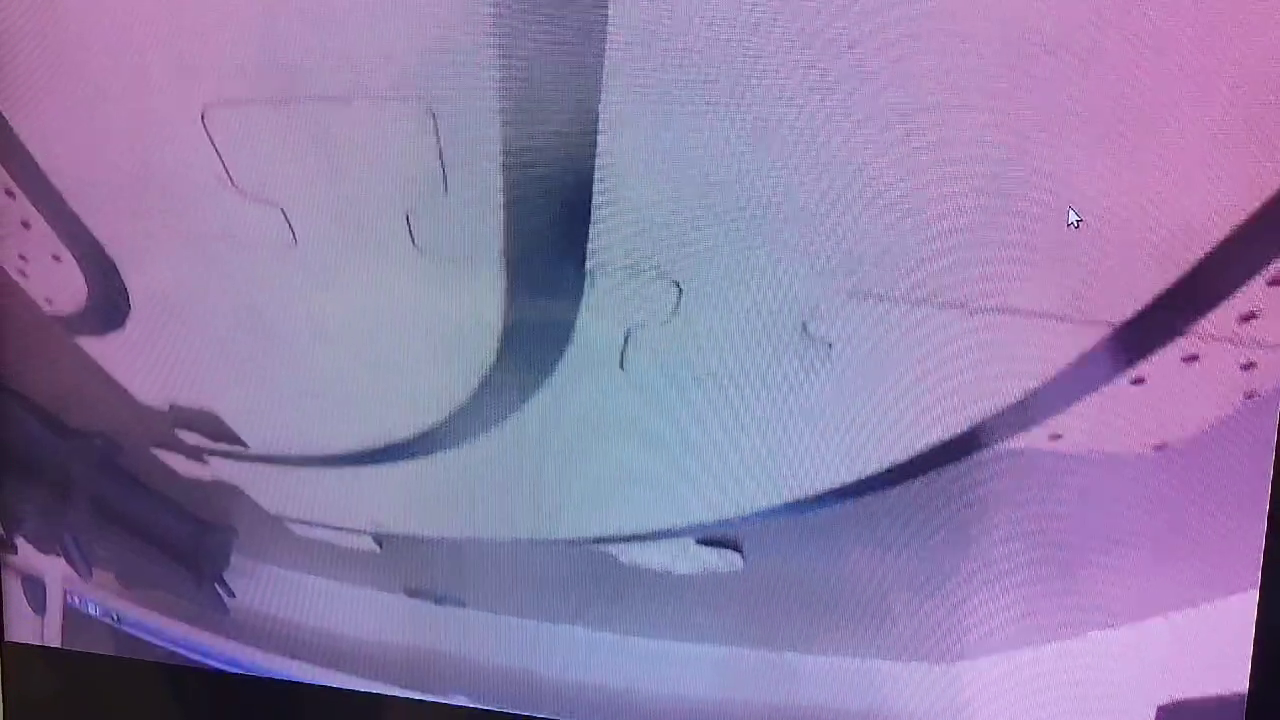
#> input picture frame 17 of mp4TestLaneDetection4.mp4, 1280 x 720 px
$ python test8_laneDetection.py
#> lines starting #> are read from the running program, lines starting #| are printed output that depends on the picture; after the words box and inside, x2 and y2 are one past the last pixel; in counts of white or black regions, pixels touching at a corner belong together; long printed decimals are rounded
#Reference filtered
#open cv2 testing code for the line follower  WITH A MASK
#Team Fernando G. Gutierrez M. , Pierre JB Hantson, Valentin Belardi

import cv2
import numpy as np
import time
import math
import matplotlib.pyplot as plt

video_path = 'mp4TestLaneDetection4.mp4'

cap  = cv2.VideoCapture(video_path)

count = 0
lastMeans = [0, 0, 0, 0, 0]
lastMeansh = [0,0,0,0,0]

#temporary arrays for comparing the reuslts of the "filter"
filteredInfo = [] #array for the filtered data index 1
filteredInfo2 = [] #index 1.5
filteredInfo3 = [] #index 2
filteredInfo4 = [] #index 2.5
filteredInfo5 = [] #index 3
filteredInfo6 = [] #index 3.5
filteredInfo7 = [] #index 4

#array for all of the means at the moment
meanArr = []
meanArr2 = []

#set point that is the center of the camera, calculated below with the crop info
setPoint = 225

while (True):
    #The method read is used at the object "cap" to extract the frame from the given source

    ret, frame = cap.read()
#> frame is the input picture: shape (720, 1280, 3); mean B, G, R 168.9, 125.6, 144.1
    if not ret:
        print("valio orto")
        break

    #cvtColor is the method to convert the frames extracted to another color space
    #Its parameters here are src (the frame it receives) and the color space conversion code (in this case to BGR)
    #The method will return the frame converted in the specified color space
    image1 = cv2.cvtColor(frame, cv2.COLOR_RGB2BGR)
    image = cv2.rotate(image1, cv2.ROTATE_180)
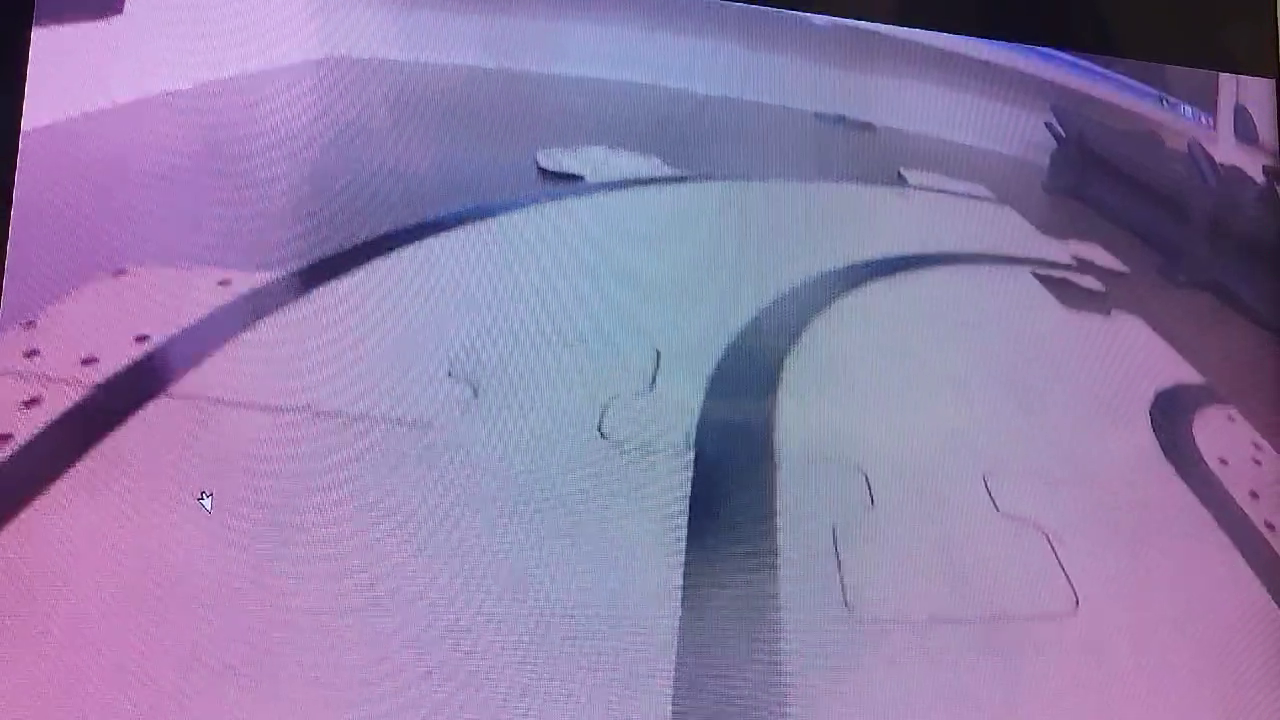
#> image: shape (720, 1280, 3); mean R, G, B 144.1, 125.6, 168.9

    #brightImage = cv2.addWeighted(frame, -2, np.zeros(frame.shape, frame.dtype), 0, 1)
    alow = image.min()
#> alow = 0
    ahigh = image.max()
#> ahigh = 255
    print("MIN: ", alow)
#| MIN:  0
    print("MAX: ", ahigh)
#| MAX:  255
    amax = 255
    amin = 70

    alpha = ((amax-amin)/(ahigh-alow))
#> alpha = 0.725
    print("alpha: ", image.mean())
#| alpha:  146.205
    #alpha = ((ahigh-alow/(amax-amin)))
    beta = amin - alow * alpha
#> beta = 70

    image2 = np.copy(image)
    brightImage = cv2.convertScaleAbs(image2, alpha=alpha, beta=beta)

    gray_raw_image = cv2.cvtColor(image2, cv2.COLOR_BGR2GRAY)
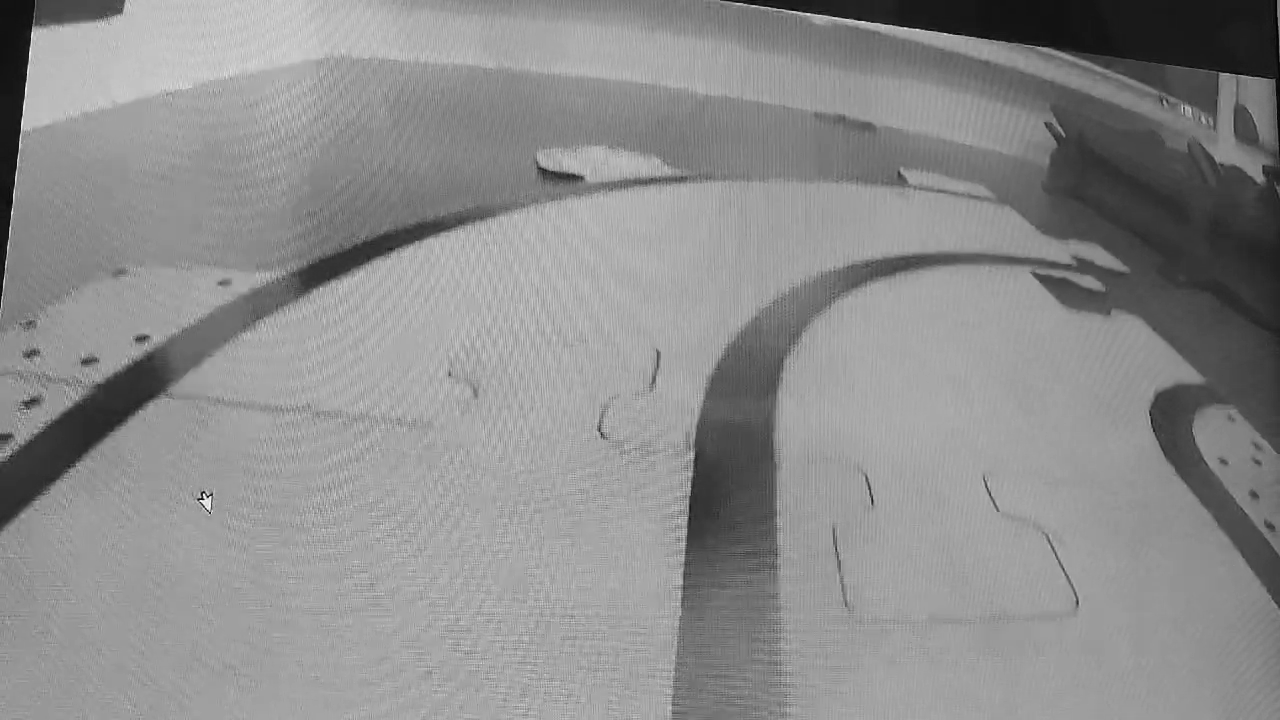
#> gray_raw_image: shape (720, 1280); min 1, max 255, mean 140.7

    #glow = gray_raw_image.min()
    #ghigh = gray_raw_image.max()

    #print("MIN: ", glow)
    #print("MAX: ", ghigh)
    #alpha = ((amax-amin)/(ghigh-glow))


    #flip is the method to "forgive the redundancy" flip the image either vertically or horizontally
    #its parameters are source(it must be an array or well image) and the flip code (1 for x, 0 for y and -1 for both)
    #It will return the flipped image
    #gray_bright = cv2.convertScaleAbs(gray_raw_image, alpha=alpha)

    #gray_vertical_flip = cv2.flip(gray_raw_image, 1)
    #gray_flip_repaired = cv2.flip(gray_vertical_flip, 0)

    #blur is the method to smooth the image by averaging the pixel values in a neighborhood defined by a kernel
    #Its paremeters are src (the input image) and k size (size of the kernel)
    #The method will return the blurred image
    blurred = cv2.blur(gray_raw_image, (5,21))
    #blured2 = cv2.rotate(blurred, cv2.ROTATE_180)
    crop = blurred[400:720, 420:860]
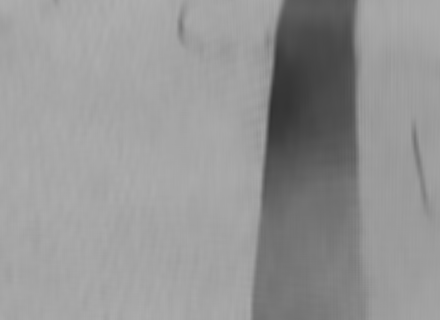
#> crop: shape (320, 440); min 50, max 174, mean 149.1
    #threshold is the method to apply a fixed value thresholding to a grayscale image
    #Its parameters are src (input image), thresh (threshold value), maxval(the maximum value to use with) and the type of threshold applied (if set to 0, it will be the "THRESH_BINARY" type)
    #The method will return the thresholded image (IN THIS CASE THE BINARY OF THE THRESHOLDED IMAGE)
    ret, thresh = cv2.threshold(crop, 0, 255, cv2.THRESH_BINARY+cv2.THRESH_OTSU)
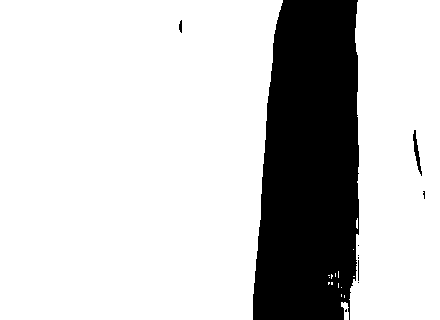
#> thresh: shape (320, 440); 79% white; 10 black regions (6 under 20 px), largest, box (x1, y1, x2, y2) and area: (253, 0, 359, 320) 29286, (413, 130, 422, 176) 145, (179, 20, 182, 33) 30, (358, 260, 359, 281) 21
#> ret = 130
    #thresh = cv2.adaptiveThreshold(blurred, 255, cv2.ADAPTIVE_THRESH_MEAN_C, cv2.THRESH_BINARY, 7, 5)

    #Here the interest area (where the center line is located will be extracted)
    #[y0:y1,x0:x1], y0 starts from above and x0 starts from the left
    #crop = thresh[400:720,450:950]
    #crop = thresh[400:720, 300:980]

    #brightImage = cv2.equalizeHist(crop) #DID NOT WORK AT ALL SHT

    #Canny is the method to detect edges in an image using the Canny algorithm
    #Its parameters are image (the input image), threshold1 (the first threshold for the hysteresis procedure), threshold2 (the second threshold for the hysteresis procedure), and optionally apertureSize (size of the Sobel kernel used to find image gradients)
    #The method will return an image of the edges found
    highThresh = ret
#> highThresh = 130
    lowThresh = ret*0.5
#> lowThresh = 65
    print(highThresh)
#| 130.0
    dst = cv2.Canny(thresh, float(highThresh), float(lowThresh), None, 5)
#> dst: shape (320, 440); 0.71% white in thin lines or dots, all inside (x1, y1, x2, y2) = (178, 0, 426, 320)
    cdst = cv2.cvtColor(dst, cv2.COLOR_GRAY2BGR)
    cdstP = np.copy(cdst)

    #HoughLines is the method to detect lines in an edge image using the Hough Line Transform
    #Its parameters are image (the edge image), rho (the distance resolution of the accumulator in pixels), theta (the angle resolution of the accumulator in radians), and threshold (the accumulator threshold parameter. Only those lines are returned that get enough votes)
    #The method will return an output vector of lines

    cut = dst[150:320, 0:440]
#> cut: shape (170, 440); 0.85% white in thin lines or dots, all inside (x1, y1, x2, y2) = (252, 0, 426, 170)
    kernel = np.ones((2,4), np.uint8)
    kernel2 = np.ones((1,16), np.uint8)

    # [5 lines of commented-out code are left out]
    tophat = cv2.morphologyEx(cut, cv2.MORPH_TOPHAT, kernel2)
    closing  = cv2.morphologyEx(tophat, cv2.MORPH_CLOSE, kernel)
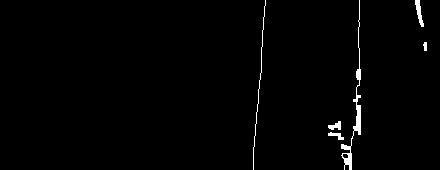
#> closing: shape (170, 440); 1.3% white; 6 white regions, box (x1, y1, x2, y2) and area: (341, 0, 361, 170) 494, (253, 0, 266, 170) 170, (415, 0, 424, 27) 114, (328, 121, 341, 130) 71, (328, 132, 344, 140) 62, (423, 42, 427, 51) 29
    # [5 lines of commented-out code are left out]

    linesP = cv2.HoughLinesP(closing, 1, np.pi/180, 50, None, 50, 10) #lines p returns an array with x1,y1,x2,y2
#> linesP = [[261, 56, 264, 6], [359, 134, 359, 48], [356, 130, 358, 69], [358, 134, 358, 72], [253, 155, 258, 99]]


    arrayx1 = linesP[:,0,0]
#> arrayx1 = [261, 359, 356, 358, 253]
    arrayx2 = linesP[:,0,2]
#> arrayx2 = [264, 359, 358, 358, 258]
    arrayy1 = linesP[:,0,1]
#> arrayy1 = [56, 134, 130, 134, 155]
    arrayy2 = linesP[:,0,3]
#> arrayy2 = [6, 48, 69, 72, 99]

    meanval = np.mean(arrayx1) #the mean of the points at x axis
#> meanval = 317.4
    meanx2 = np.mean(arrayx2)
#> meanx2 = 319.4
    meany1 = np.mean(arrayy1)
#> meany1 = 121.8
    meany2 = np.mean(arrayy2)
#> meany2 = 58.8
    #print(meanval)
    #meanArr.append(meanval)

    #get the regresion with the last five values
    lastMeans[4] = lastMeans[3]
    lastMeans[3] = lastMeans[2]
    lastMeans[2] = lastMeans[1]
    lastMeans[1] = lastMeans[0]
    lastMeans[0] = meanval

    lastMeansh[4] = lastMeansh[3]
    lastMeansh[3] = lastMeansh[2]
    lastMeansh[2] = lastMeansh[1]
    lastMeansh[1] = lastMeansh[0]
    lastMeansh[0] = meanx2

    timeArr = list(range(0, len(lastMeans)))
#> timeArr = [0, 1, 2, 3, 4]
    regression = np.poly1d(np.polyfit(timeArr, lastMeans, 1))
    regression2 = np.poly1d(np.polyfit(timeArr, lastMeansh, 1))
    #print(regression(1))
    filteredInfo.append(regression(1)) #append info to the "filtered info"
    filteredInfo2.append(regression(1.5))
    filteredInfo3.append(regression(2))
    filteredInfo4.append(regression(2.5))
    filteredInfo5.append(regression(3))
    filteredInfo6.append(regression(3.5))
    filteredInfo7.append(regression(4))

    slope = (meany2-meany1)/(meanx2-meanval)
#> slope = -31.5
    generalYmean = meany2+meany1/2
#> generalYmean = 119.7
    y_coords, x_coords = np.where(dst == 255)  # Get the coordinates where the edges are white
#> y_coords = 1005 values from 0 to 319; x_coords = 1005 values, max 425 at index 508, min 178 at index 65, mean 326.4
    yCannyMean = np.mean(x_coords)
#> yCannyMean = 326.4
    meanArr.append(yCannyMean)
    print("Slope: ", slope)
#| Slope:  -31.5

    caribbeanBlue = (yCannyMean+regression(2))/2
#> caribbeanBlue = 194.9
    #draw the set point at that time
    cv2.line(cdstP, (int(yCannyMean), 0), (int(yCannyMean), 400), (0,0,255), 3, cv2.LINE_AA)
    cv2.line(cdstP, (int(regression(2)), 0), (int(regression(2)), 400), (0,255,0), 3, cv2.LINE_AA)
    cv2.line(cdstP, (int(regression2(2)), 0), (int(regression2(2)), 400), (255,0,0), 3, cv2.LINE_AA)
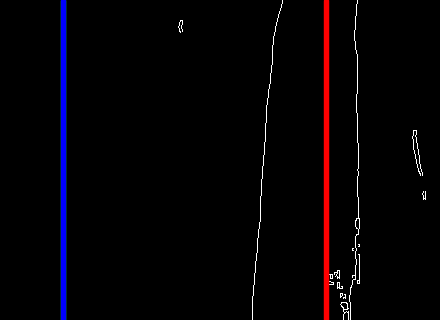
#> cdstP: shape (320, 440, 3); mean B, G, R 4.9, 2, 4.9
    #cv2.line(cdstP, (0, int(yCannyMean)), (400, int(yCannyMean)), (0,0,255), 3, cv2.LINE_AA)
    #cv2.line(cdstP, (0, int(generalYmean)), (400, int(generalYmean)), (0,255,0), 3, cv2.LINE_AA)
    error = setPoint-regression(2)
#> error = 161.5
    #print(regression(2))
    #print the error
    time.sleep(0.05)

    cv2.imshow("normal", frame)
    cv2.imshow("modified bright", brightImage)
    cv2.imshow("blur", closing)
    cv2.imshow("crop", crop)
    cv2.imshow("cut", cut)
    cv2.imshow("Probabilistic Houg  Transform", cdstP)
    if cv2.waitKey(1) & 0xFF == ord('q'):
#> (key q is pressed here)
        break


plt.plot(meanArr)
#plt.plot(filteredInfo, label = 'index 1')
#plt.plot(filteredInfo2, label = 'index 1.5')
#plt.plot(filteredInfo3, label = 'index 2')
plt.plot(filteredInfo4, label = 'index 2.5')
plt.plot(filteredInfo5, label = 'index 3')
plt.plot(filteredInfo6, label = 'index 3.5')
plt.plot(filteredInfo7, label = 'index 4')
plt.legend()
plt.show()
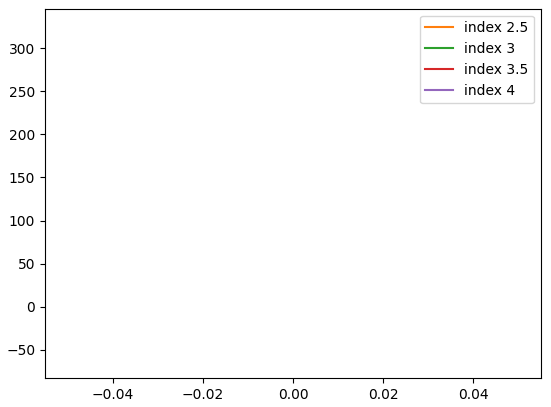
#> figure drawn by matplotlib, 1 panel

cap.release()
cv2.destroyAllWindows()

$ run again, starting later in the video
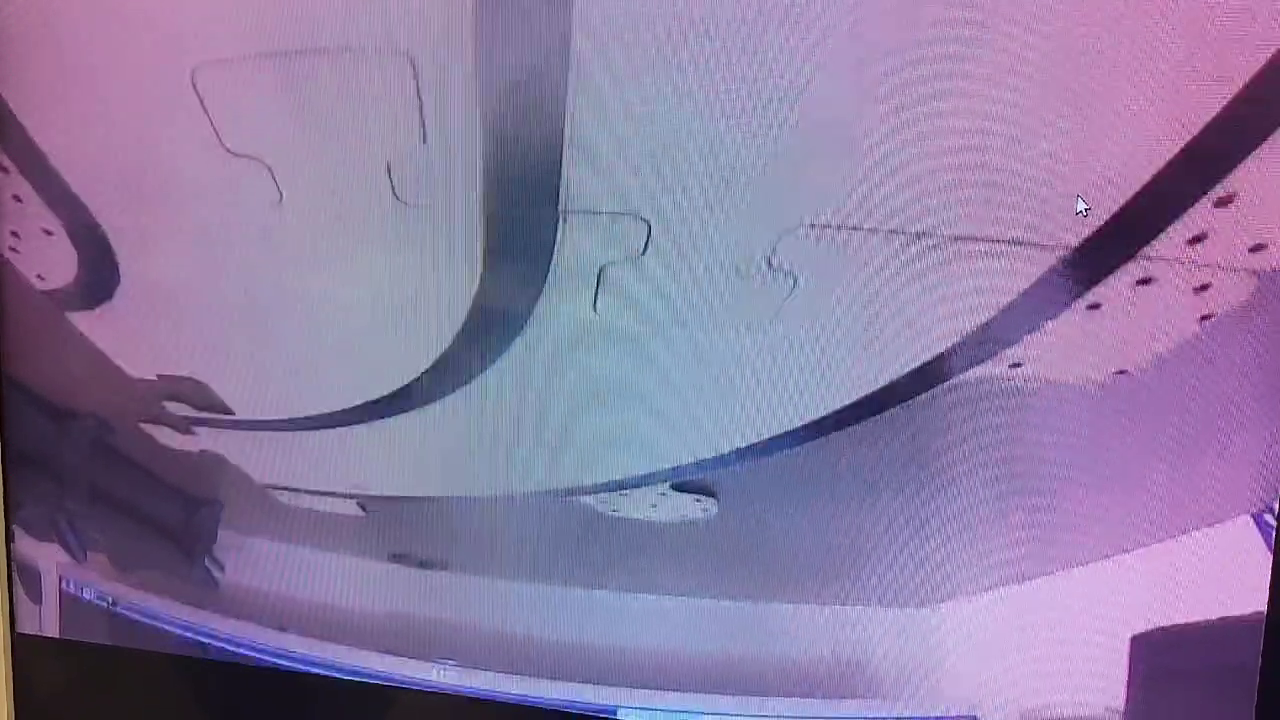
#> input picture frame 77 of mp4TestLaneDetection4.mp4, 1280 x 720 px
#> frame is the input picture: shape (720, 1280, 3); mean B, G, R 162.7, 123.7, 140.7
#> alow = 0
#> ahigh = 255
#| MIN:  0
#| MAX:  255
#> alpha = 0.725
#| alpha:  142.350
#> beta = 70
#> `ret, thresh = cv2.threshold(crop, 0, 255, cv2.THRESH_BINARY+cv2.THRESH..`:
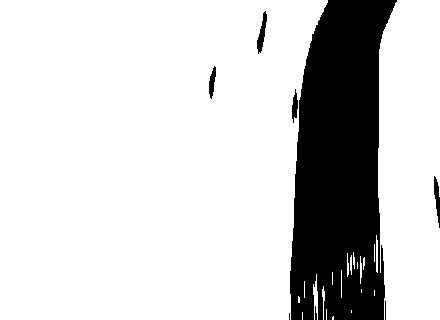
#> thresh: shape (320, 440); 81.3% white; 8 black regions (2 under 20 px), largest, box (x1, y1, x2, y2) and area: (290, 0, 397, 320) 25618, (257, 11, 267, 54) 198, (434, 176, 440, 228) 173, (209, 66, 216, 99) 135, (292, 89, 298, 123) 125, (315, 306, 317, 320) 21
#> ret = 134
#> lowThresh = 67
#| 134.0
#> dst: shape (320, 440); 1.2% white in thin lines or dots, all inside (x1, y1, x2, y2) = (208, 0, 440, 320)
#> cut: shape (170, 440); 1.5% white in thin lines or dots, all inside (x1, y1, x2, y2) = (288, 0, 440, 170)
#> closing: shape (170, 440); 2.3% white; 11 white regions (2 under 20 px), largest, box (x1, y1, x2, y2) and area: (341, 102, 367, 150) 422, (374, 0, 388, 170) 420, (313, 124, 336, 170) 400
#> linesP = [[291, 123, 295, 40], [302, 165, 361, 106], [302, 168, 362, 108], [384, 118, 387, 169]]
#> arrayx1 = [291, 302, 302, 384]
#> arrayx2 = [295, 361, 362, 387]
#> arrayy1 = [123, 165, 168, 118]
#> arrayy2 = [40, 106, 108, 169]
#> meanval = 319.8
#> meanx2 = 351.2
#> meany1 = 143.5
#> meany2 = 105.8
#> timeArr = [0, 1, 2, 3, 4]
#> slope = -1.2
#> generalYmean = 177.5
#> y_coords = 1649 values from 0 to 319; x_coords = 1649 values, max 439 at index 667, min 208 at index 294, mean 332.8
#> yCannyMean = 332.8
#| Slope:  -1.198
#> caribbeanBlue = 198.4
#> error = 161.1
#> `plt.show()`:
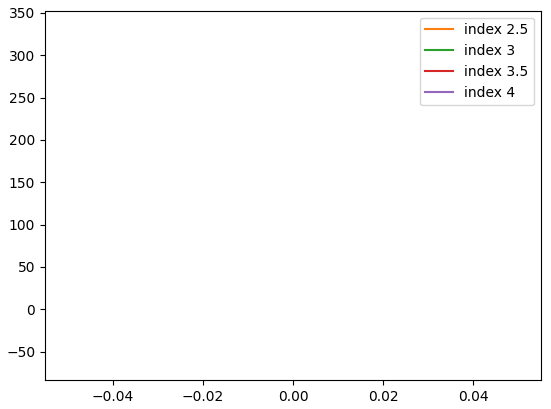
#> figure drawn by matplotlib, 1 panel
